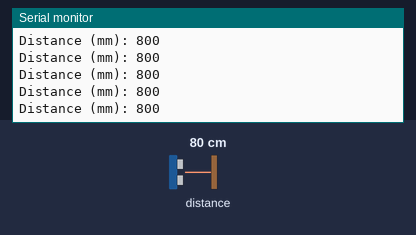
Bench run of a sketch on a simulated ESP8266 (NodeMCU). On the bench: the last lines printed to the serial monitor. The inputs (shaded band) are chosen by the test bench; at power-on: distance to the obstacle 80 cm.

Above: at 1.7 s.
1.8 s: distance to the obstacle set to 250 cm
At 1.99 s:
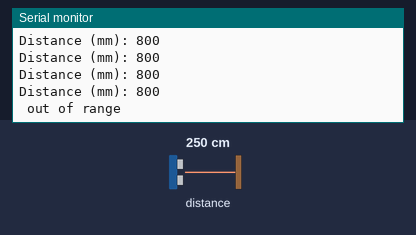
3.8 s: distance to the obstacle set to 2 cm
At 3.85 s:
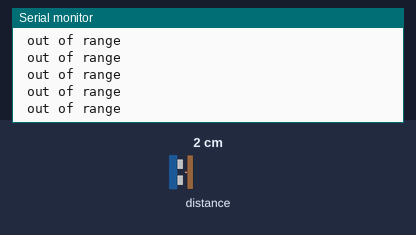

The sketch:

lox_test.ino
```cpp
#define SKETCH "lox_test.ino"
#include "Adafruit_VL53L0X.h"
#include <Wire.h>


Adafruit_VL53L0X lox = Adafruit_VL53L0X();

const int sclPin = D1;
const int sdaPin = D2;

void setup() {
  Serial.begin(115200);

  // wait until serial port opens for native USB devices
  while (!Serial) {
    delay(1);
  }

  Serial.println();
  Serial.println();
  Serial.println(SKETCH);

  Wire.begin(sdaPin, sclPin);
  delay(500);

  Serial.println("Adafruit VL53L0X test");
  if (!lox.begin()) {
    Serial.println(F("Failed to boot VL53L0X"));
    while (1)
      ;
  }
}


void loop() {
  VL53L0X_RangingMeasurementData_t measure;
  lox.rangingTest(&measure, false);  // pass in 'true' to get debug data printout!

  if (measure.RangeStatus != 4) {  // phase failures have incorrect data
    Serial.print("Distance (mm): ");
    Serial.println(measure.RangeMilliMeter);
  } else {
    Serial.println(" out of range ");
  }

  delay(100);
}
```

Measured:
- after the input at 1.8 s, the serial monitor: prints a new line after 0.07 s (image 1)
